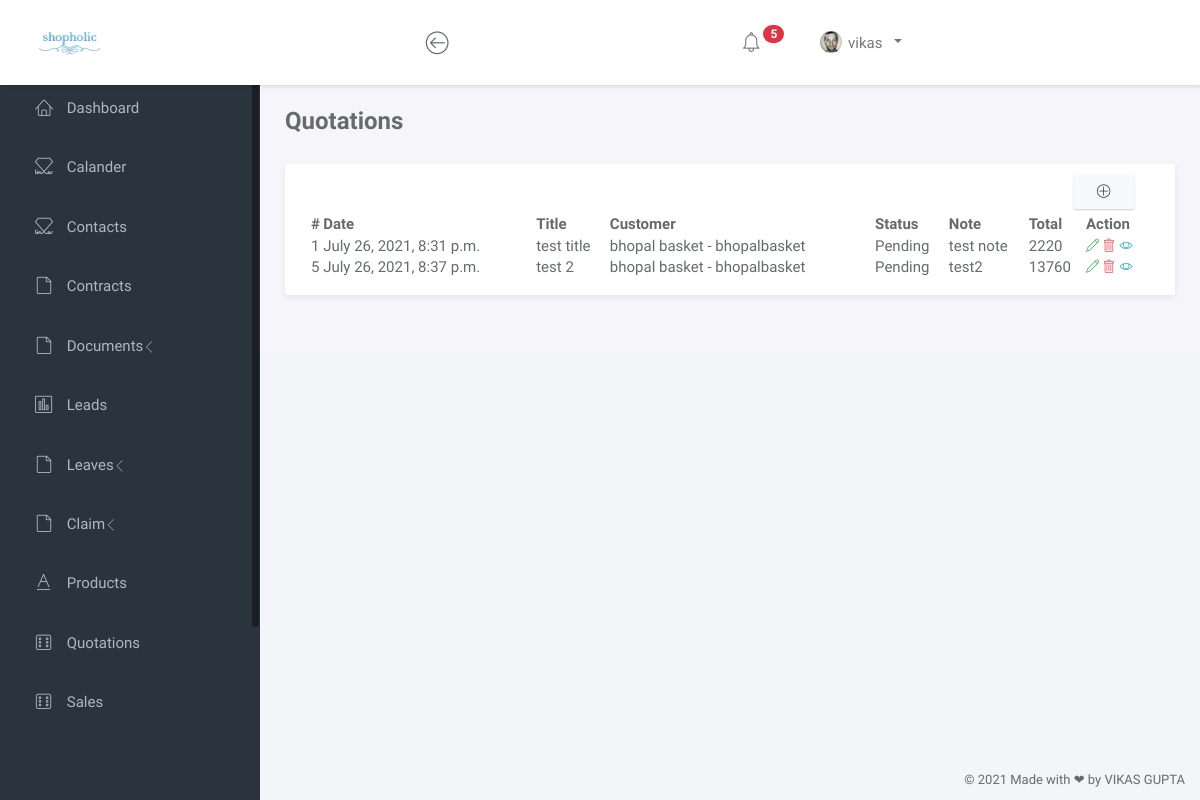
Before: /quotation (signed in) with the older database file.
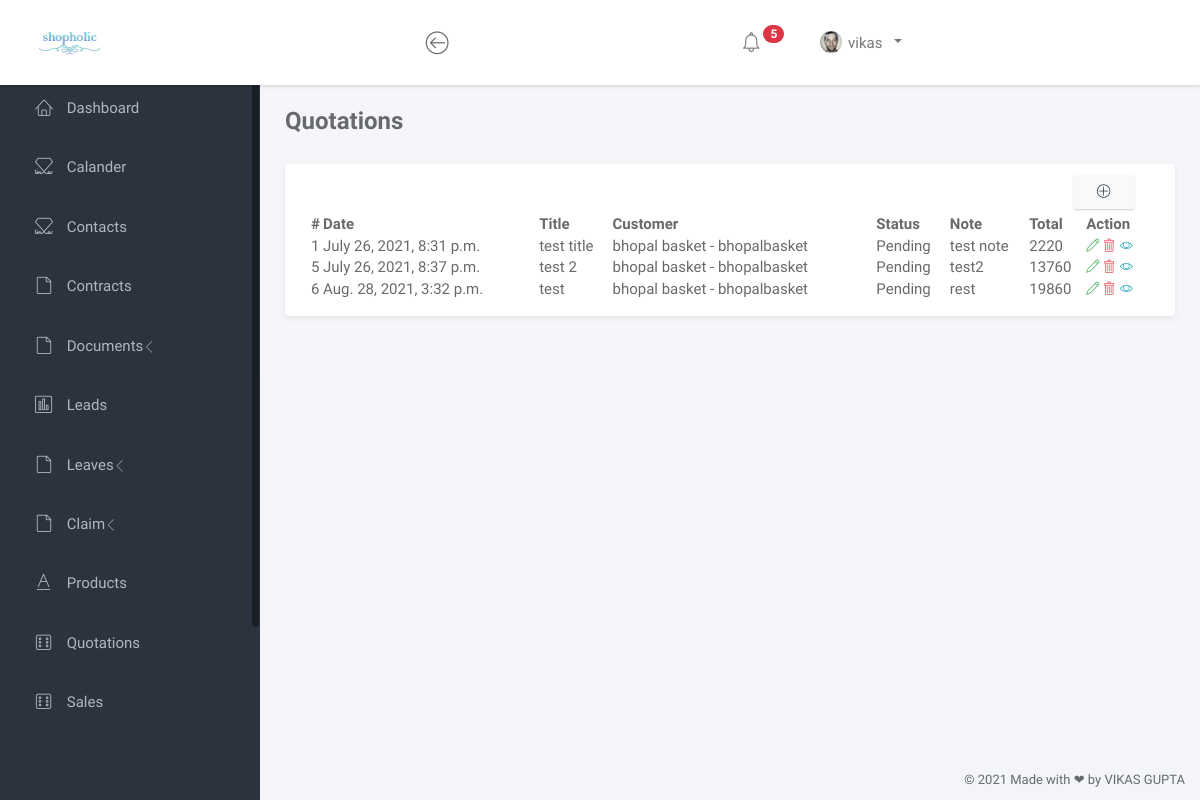
After: the same page with the newer database file.
### shopping/models.py (models this page shows, shortened)
class Quotations(models.Model):
    customer_name = models.CharField(max_length=200)
    title = models.CharField(max_length=200)
    note = models.CharField(max_length=200)
    status = models.CharField(max_length=200)
    discount = models.IntegerField()
    shipping = models.IntegerField()
    tax = models.IntegerField()
    grand_total = models.BigIntegerField()
    addedby = models.ForeignKey(User, on_delete=DO_NOTHING,)
    created_at = models.DateTimeField(auto_now_add=True)

### shopping/views.py (the view)
# urls.py: path('quotation', views.quotation, name="quotation"),
@login_required(login_url='login')
def quotation(request):
    context = {}
    context["data"] = Quotations.objects.all()
    return render(request, "User/quotation/quotation.html", context)

### shopping/templates/User/quotation/quotation.html
{% load static %}
{% include 'User/head.html' %}
		<div class="main">
			<div class="main-content">
				<div class="container-fluid">
					<div class="row">
						<div class="col-sm"><h3 class="page-title"><b>Quotations</b></h3></div>
						<div class="col-sm">
						</div>
					</div>
					<div class="panel panel-headline">
						<div class="panel-body">
							<div class="col text-right mb-2">
								<a href="addquotation" class="btn btn-light" ><i class="lnr lnr-plus-circle"></i></a>
							</div>
							<div class="table-responsive">
								<table id="example" class="display nowrap" style="width:100%">
									<thead>
										<tr>
											<th>#</th>
											<th>Date</th>
											<th>Title</th>
											<th>Customer</th>
											<th>Status</th>
                                            <th>Note</th>
											<th>Total</th>
											<th>Action</th>
										</tr>
									</thead>
									<tbody>
										{% for da in data %}
										<tr>
											<td>{{ da.id }}</td>
											<td>{{ da.created_at }}</td>
											<td>{{ da.title }}</td>
											<td>{{ da.customer_name }}</td>
											<td>{{ da.status }}</td>
                                            <td>{{ da.note }}</td>
											<td>{{ da.grand_total }}</td>
											<td>
												<a class="link" href="editquotation/{{ da.id }}">
													<span class="lnr lnr-pencil text-success"></span>
												</a>
												<a class="link" onclick="return confirm('Are you sure you want to delete this Quotation ?');" href="deletequotation/{{ da.id }}">
													<span class="lnr lnr-trash text-danger"></span>
												</a>
												<a class="link" href="viewquotation/{{ da.id }}">
													<span class="lnr lnr-eye text-info"></span>
												</a>
											</td>
										</tr>
										{% endfor %}
									</tbody>
								</table>
							</div>
						</div>
					</div>
				</div>
			</div>
		</div>
{% include 'User/foot2.html' %}

Changed rows visible on the page:
added Quotations: id "6", created_at "Aug. 28, 2021, 3:32 p.m.", title "test", customer_name "bhopal basket - bhopalbasket", status "Pending", note "rest", grand_total "19860"
